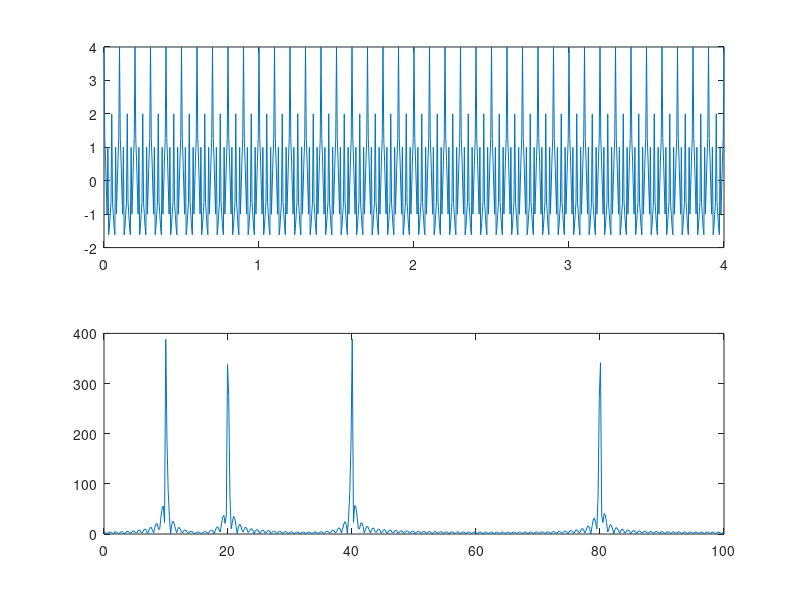

Write the MATLAB code that produced this figure. (Note: this script raises an error after producing the figure.)
clear; clc; close all;
sr=200;
fCounter=1; % counter for figure
fo=10;
f1=20;
f2=40;
f3=80;
t=0:1/sr:4;
x=cos(2*pi*fo*t)+cos(2*pi*f1*t)+cos(2*pi*f2*t)+cos(2*pi*f3*t);
nfft=1024;
fx=fft(x,nfft);
afx=abs(fx(1:nfft/2+1));
f=(0:nfft/2)/nfft*sr;
figure(fCounter);fCounter=fCounter+1;
subplot(211),plot(t,x)
subplot(212),plot(f,afx)
dbname='db6';
N=3;
[C,L]=wavedec(x,N,dbname);
begin=1;
figure(fCounter);fCounter=fCounter+1;
for k=1:N+1
    fin=begin+L(k)-1;
    wc(k)={C(begin:fin)};
    d=cell2mat(wc(k));
    fd=fft(d,nfft);
    afd=abs(fd(1:nfft/2+1));
    % time(k)={[0:
    begin=fin+1;
    if k<2
        p=N
    else
        p=p-1;
    end
    t=(0:L(k)-1)/sr/2^p;
    f=(0:nfft/2)/nfft*sr/2^p;
    subplot(N+1,2,2*k-1),plot(t,d)
    subplot(N+1,2,2*k),plot(f,afd)
end
%start reconstructing
% coef=
% for k=N+1:-1:1
%     d=cell2mat(wc(k));
%     
%     y=upcoeff
%     